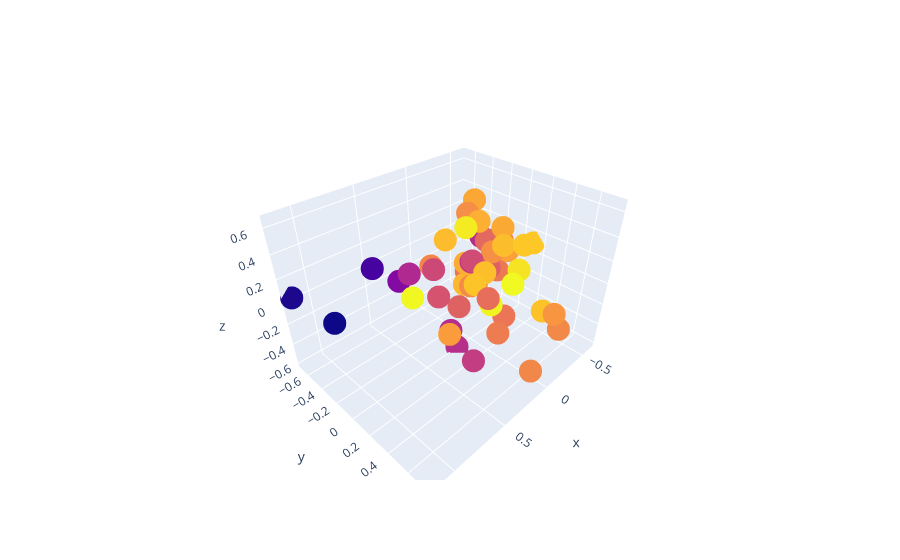

The notebook cell this image was saved under:
### Code cell
plot_PCA_large()

### Figure 1 — Plotly figure (JSON) as saved in the notebook; plotly's stock layout.template omitted (floating-point values rounded to 4 significant figures)
{"data": [{"marker": {"color": [0.759, 0.701, 0.755, 0.778, 0.878, 0.798, 0.829, 0.501, 0.737, 0.572, 0.687, 0.752, 0.826, 0.717, 0.842, 0.719, 0.741, 0.905, 0.907, 0.901, 0.367, 0.64, 0.825, 0.726, 0.837, 0.58, 0.579, 0.842, 0.745, 0.351, 0.834, 0.889, 0.674, 0.61, 0.817, 0.715, 0.632, 0.414, 0.807, 0.786, 0.691, 0.747, 0.599, 0.677, 0.802, 0.68, 0.795, 0.767, 0.652, 0.585], "size": 8}, "mode": "markers", "text": ["Shawn Mendes - SeÃ±orita", "Billie Eilish - bad guy", "Post Malone - Sunflower - Spider-Man: Into the Spider-Verse", "Ariana Grande - 7 rings", "Lil Nas X - Old Town Road - Remix", "Ed Sheeran - I Don't Care (with Justin Bieber)", "Post Malone - Wow.", "Lewis Capaldi - Someone You Loved", "Daddy Yankee - Con Calma", "Lady Gaga - Shallow", "Marshmello - Happier", "Halsey - Without Me", "Pedro CapÃ³ - Calma - Remix", "Ariana Grande - thank u, next", "Jonas Brothers - Sucker", "Ava Max - Sweet but Psycho", "Sam Smith - Dancing With A Stranger (with Normani)", "Billie Eilish - bury a friend", "Lil Nas X - Old Town Road", "Khalid - Talk (feat. Disclosure)", "Billie Eilish - when the party's over", "Ed Sheeran - Beautiful People (feat. Khalid)", "Tones And I - Dance Monkey", "Ariana Grande - break up with your girlfriend, i'm bored", "J. Cole - MIDDLE CHILD", "Post Malone - Goodbyes (Feat. Young Thug)", "Panic! At The Disco - High Hopes", "DJ Snake - Taki Taki (feat. Selena Gomez, Ozuna & Cardi B)", "Lil Tecca - Ransom", "Billie Eilish - lovely (with Khalid)", "Travis Scott - SICKO MODE", "Meek Mill - Going Bad (feat. Drake)", "Mabel - Don't Call Me Up", "Bad Bunny - Callaita", "Bad Bunny - MIA (feat. Drake)", "Lizzo - Truth Hurts", "benny blanco - Eastside (with Halsey & Khalid)", "Queen - Bohemian Rhapsody - 2011 Mix", "Anuel AA - Secreto", "Anuel AA - China", "Shawn Mendes - If I Can't Have You", "Sech - Otro Trago", "Lauv - i'm so tired...", "MEDUZA - Piece Of Your Heart", "Avicii - SOS (feat. Aloe Blacc)", "Post Malone - Better Now", "Lunay - Soltera - Remix", "Paulo Londra - Adan y Eva", "Alec Benjamin - Let Me Down Slowly", "Post Malone - rockstar (feat. 21 Savage)"], "type": "scatter3d", "x": [-0.3495, 0.6233, -0.2714, 0.6926, -0.3262, -0.4981, 0.07026, 0.3142, -0.5435, 0.2354, -0.452, -0.0002272, -0.4319, -0.09988, -0.6097, -0.3593, 0.181, 1.077, -0.1731, 0.08219, 1.16, 0.01317, 0.07249, -0.06688, 0.3798, 0.1355, -0.4689, -0.3149, 0.1289, 0.8862, -0.2466, -0.09434, -0.1217, 0.418, -0.009431, -0.1865, 0.3441, 0.4739, -0.2264, -0.4507, -0.3815, -0.0915, 0.006114, -0.318, -0.06853, 0.03859, -0.4085, -0.09865, 0.1483, 0.1866], "y": [-0.09879, 0.6782, -0.3168, 0.4431, 0.2029, -0.1213, 0.1818, -0.5308, -0.1548, -0.4874, -0.2559, -0.01666, -0.05049, -0.1588, 0.1206, -0.04206, -0.2786, 0.5708, 0.2662, 0.2691, -0.6922, 0.004158, -0.226, 0.2387, 0.3644, -0.102, -0.3339, 0.2366, 0.7114, -0.6561, 0.5132, -0.1688, -0.06496, 0.4088, -0.09282, 0.1952, -0.07087, -0.659, -0.1514, -0.01729, -0.1744, 0.7561, -0.01422, -0.09839, -0.143, -0.1033, -0.3691, 0.6994, -0.2311, 0.02054], "z": [0.04125, 0.4675, 0.3458, 0.1036, 0.008798, 0.2042, 0.1566, -0.1439, 0.05045, -0.08826, 0.04292, -0.09312, 0.08774, -0.06765, 0.1098, -0.117, 0.05843, 0.6511, -0.02302, -0.08468, 0.04029, 0.1549, 0.2695, -0.47, 0.2905, -0.5243, 0.04882, 0.2534, -0.4284, -0.3328, -0.19, 0.3336, -0.1522, -0.3341, -0.1188, -0.3827, 0.1926, -0.005578, 0.3475, 0.04541, 0.1104, -0.1362, 0.1359, -0.1014, 0.03554, -0.3263, 0.402, -0.03563, -0.2357, -0.5968]}], "layout": {}}
